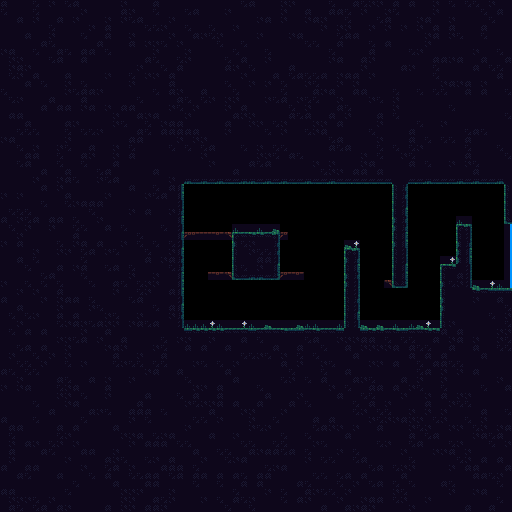

A 2D game scene composited from a Tiled map and its tileset images. What follows is a short description and the map's XML, with each tile layer's data collapsed to a summary:
An orthogonal 64x64 tile map with 8x8 px tiles, 2 tile layers (Background, Walls) and 3 objects (2x east, item).

<map version="1.10" tiledversion="1.11.0" orientation="orthogonal" renderorder="right-down" width="64" height="64" tilewidth="8" tileheight="8" infinite="0" nextlayerid="7" nextobjectid="20">
 <tileset firstgid="1" name="tiles" tilewidth="8" tileheight="8" tilecount="504" columns="24">
  <image source="../Tilesets/tiles.png" width="192" height="168" />
  <tile id="50" probability="0.3" />
  <tile id="51" probability="0.3" />
  <tile id="52" probability="0.3" />
  <tile id="65">
   <properties>
    <property name="nez:isOneWayPlatform" value="true" />
   </properties>
  </tile>
  <tile id="66">
   <properties>
    <property name="nez:isOneWayPlatform" value="true" />
   </properties>
  </tile>
  <tile id="67">
   <properties>
    <property name="nez:isOneWayPlatform" value="true" />
   </properties>
  </tile>
  <tile id="68">
   <properties>
    <property name="nez:isOneWayPlatform" value="true" />
   </properties>
  </tile>
  <tile id="69">
   <properties>
    <property name="nez:isOneWayPlatform" value="true" />
   </properties>
  </tile>
  <wangsets>
   <wangset name="Mixed Set" type="mixed" tile="-1">
    <wangcolor name="Dirt" color="#ff0000" tile="-1" probability="1" />
    <wangtile tileid="25" wangid="1,1,0,0,0,1,1,1" />
    <wangtile tileid="26" wangid="1,1,0,0,0,0,0,1" />
    <wangtile tileid="27" wangid="1,1,0,0,0,0,0,1" />
    <wangtile tileid="28" wangid="1,1,0,0,0,0,0,1" />
    <wangtile tileid="29" wangid="1,1,1,1,0,0,0,1" />
    <wangtile tileid="49" wangid="0,0,0,0,0,1,1,1" />
    <wangtile tileid="53" wangid="0,1,1,1,0,0,0,0" />
    <wangtile tileid="73" wangid="0,0,0,0,0,1,1,1" />
    <wangtile tileid="77" wangid="0,1,1,1,0,0,0,0" />
    <wangtile tileid="97" wangid="0,0,0,0,0,1,1,1" />
    <wangtile tileid="101" wangid="0,1,1,1,0,0,0,0" />
    <wangtile tileid="121" wangid="0,0,0,1,1,1,1,1" />
    <wangtile tileid="122" wangid="0,0,0,1,1,1,0,0" />
    <wangtile tileid="123" wangid="0,0,0,1,1,1,0,0" />
    <wangtile tileid="124" wangid="0,0,0,1,1,1,0,0" />
    <wangtile tileid="125" wangid="0,1,1,1,1,1,0,0" />
   </wangset>
  </wangsets>
 </tileset>
 <layer id="2" name="Background" width="64" height="64">
  <data>[4096 cells, 54 non-empty, 6 distinct tile ids]</data>
 </layer>
 <layer id="1" name="Walls" width="64" height="64">
  <data>[4096 cells, 3526 non-empty, 29 distinct tile ids]</data>
 </layer>
 <objectgroup color="#00ff00" id="3" name="SpawnPoints">
  <object id="2" name="east" x="496" y="280">
   <point />
  </object>
  <object id="5" name="item" x="256" y="224">
   <point />
  </object>
 </objectgroup>
 <objectgroup color="#0055ff" id="5" name="Teleporters">
  <object id="15" name="east" x="509.972" y="224" width="2.02841" height="64" />
 </objectgroup>
 <objectgroup color="#ff0000" id="6" name="DangerZones" />
</map>
